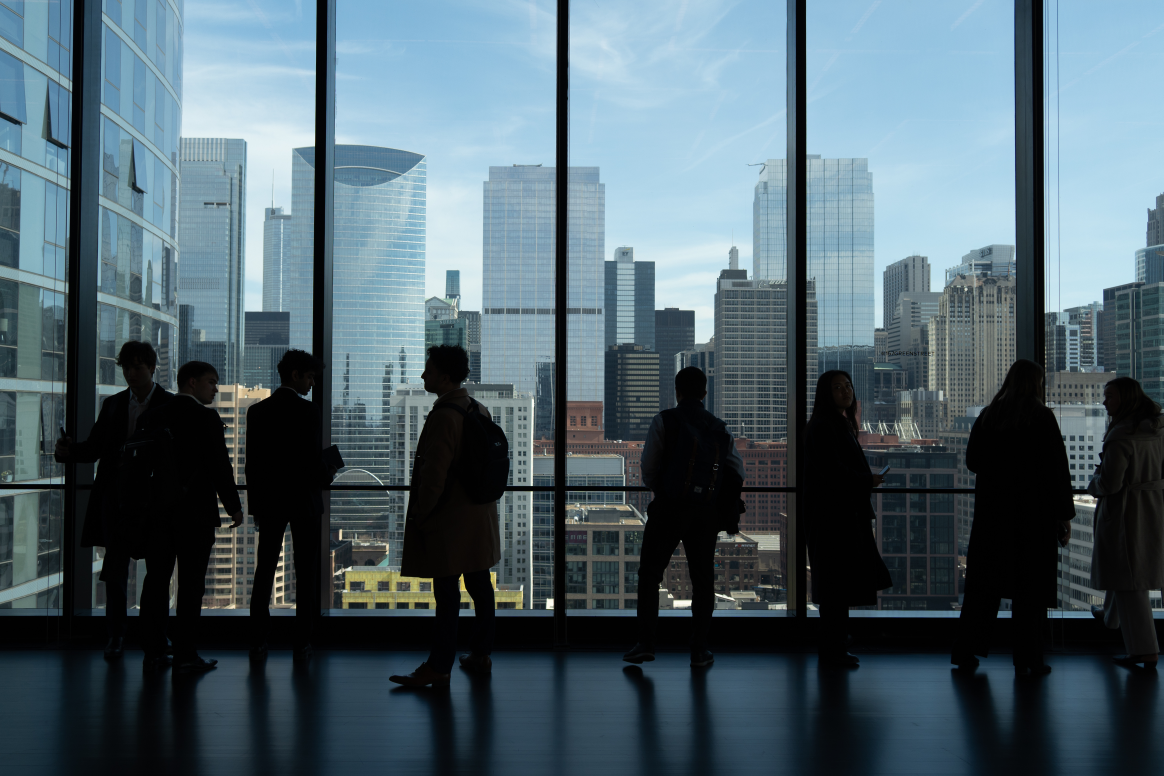
#> input picture carousel/30524F9E-901E-43FD-8FFA-8DAC81740238.jpeg, 5817 x 3878 px (shown at 1/5 size); its folder holds only this picture in this run
$ python make_carousel.py
#> lines starting #> are read from the running program, lines starting #| are printed output that depends on the picture
#!/usr/bin/env python3
"""Build the home-page carousel images from the originals in carousel/.

Usage:
    python3 tools/make_carousel.py

For every photo in carousel/ (jpg, jpeg, png, webp) this writes two files to
assets/img/carousel/:

    NN.jpg        the slide, at most MAX_EDGE px on its long edge
    NN-thumb.jpg  a 3:2 centre-cropped thumbnail for the preview strip

NN counts up from 01 in shooting order (EXIF date, falling back to the file
name), and the script prints that order so the <li> list in
src/pages/index.html can be kept in step. The originals are never modified.
Requires Pillow:  python3 -m pip install pillow
"""
import pathlib
import sys

try:
    from PIL import Image, ImageOps
except ImportError:  # pragma: no cover
    sys.exit("Pillow is required: python3 -m pip install pillow")

ROOT = pathlib.Path(__file__).resolve().parent.parent
SRC = ROOT / "carousel"
OUT = ROOT / "assets" / "img" / "carousel"
MAX_EDGE = 1600          # slide: longest side in px
THUMB = (300, 200)       # thumbnail: fixed 3:2 crop
QUALITY = 82
EXTS = {".jpg", ".jpeg", ".png", ".webp"}


def shot_time(path):
    """EXIF DateTimeOriginal (or DateTime) as a sortable string, else ''."""
    try:
        exif = Image.open(path).getexif()
    except Exception:
        return ""
    ifd = exif.get_ifd(0x8769) if hasattr(exif, "get_ifd") else {}
#> ifd = 42 items
    return str(ifd.get(36867) or exif.get(306) or "")


def main():
    photos = sorted((p for p in SRC.iterdir() if p.suffix.lower() in EXTS),
                    key=lambda p: (shot_time(p), p.name.lower()))
#> photos = 1 item
    if not photos:
        sys.exit(f"no photos found in {SRC}")
    OUT.mkdir(parents=True, exist_ok=True)
    for old in OUT.glob("*.jpg"):
        old.unlink()
    for n, path in enumerate(photos, 1):
        im = ImageOps.exif_transpose(Image.open(path))
#> im is the input picture: PIL image 5817x3878 RGB; mean R, G, B 79.8, 98.6, 107.9
        if im.mode not in ("RGB", "L"):
            im = im.convert("RGB")
        w, h = im.size
#> w = 5817; h = 3878
        slide = im.copy()
        slide.thumbnail((MAX_EDGE, MAX_EDGE), Image.LANCZOS)
        slide.save(OUT / f"{n:02d}.jpg", "JPEG", quality=QUALITY, optimize=True, progressive=True)
        thumb = ImageOps.fit(im, THUMB, Image.LANCZOS, centering=(0.5, 0.4))
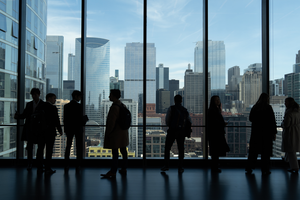
#> thumb: PIL image 300x200 RGB; mean R, G, B 79.9, 98.7, 108
        thumb.save(OUT / f"{n:02d}-thumb.jpg", "JPEG", quality=78, optimize=True)
        orient = "landscape" if w > h else "portrait" if h > w else "square"
#> orient = 'landscape'
        print(f"{n:02d}.jpg  <- {path.name}  ({w}x{h} {orient}, shot {shot_time(path) or 'unknown'})")
#| 01.jpg  <- 30524F9E-901E-43FD-8FFA-8DAC81740238.jpeg  (5817x3878 landscape, shot 2026:02:27 12:39:55)
    print(f"{len(photos)} photos written to {OUT.relative_to(ROOT)}")
#| 1 photos written to assets/img/carousel


if __name__ == "__main__":
    main()

$ run again, on carousel/77B06480-D830-497D-8070-79C8C9DCE3F8.jpeg
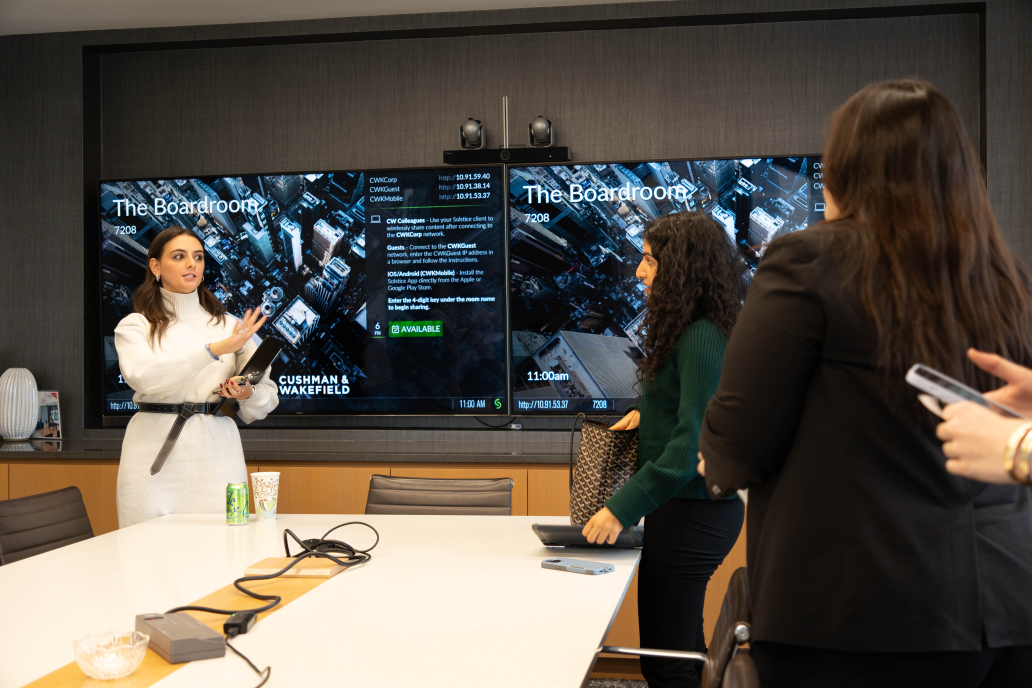
#> input picture carousel/77B06480-D830-497D-8070-79C8C9DCE3F8.jpeg, 6192 x 4128 px (shown at 1/6 size)
#> ifd = 42 items
#> photos = 1 item
#> in main, im is the input picture: PIL image 6192x4128 RGB; mean R, G, B 89.8, 83.5, 75.6
#> in main, `thumb = ImageOps.fit(im, THUMB, Image.LANCZOS, centering=(0.5, 0.4))`:
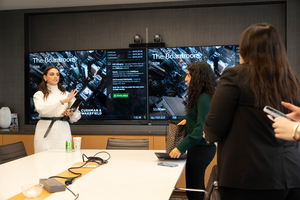
#> thumb: PIL image 300x200 RGB; mean R, G, B 89.8, 83.5, 75.6
#| 01.jpg  <- 77B06480-D830-497D-8070-79C8C9DCE3F8.jpeg  (6192x4128 landscape, shot 2024:12:06 11:46:40)
#| 1 photos written to assets/img/carousel

$ run again, on carousel/F4B9B925-EFCE-46F9-BC59-8E01D80CDA4D.jpeg
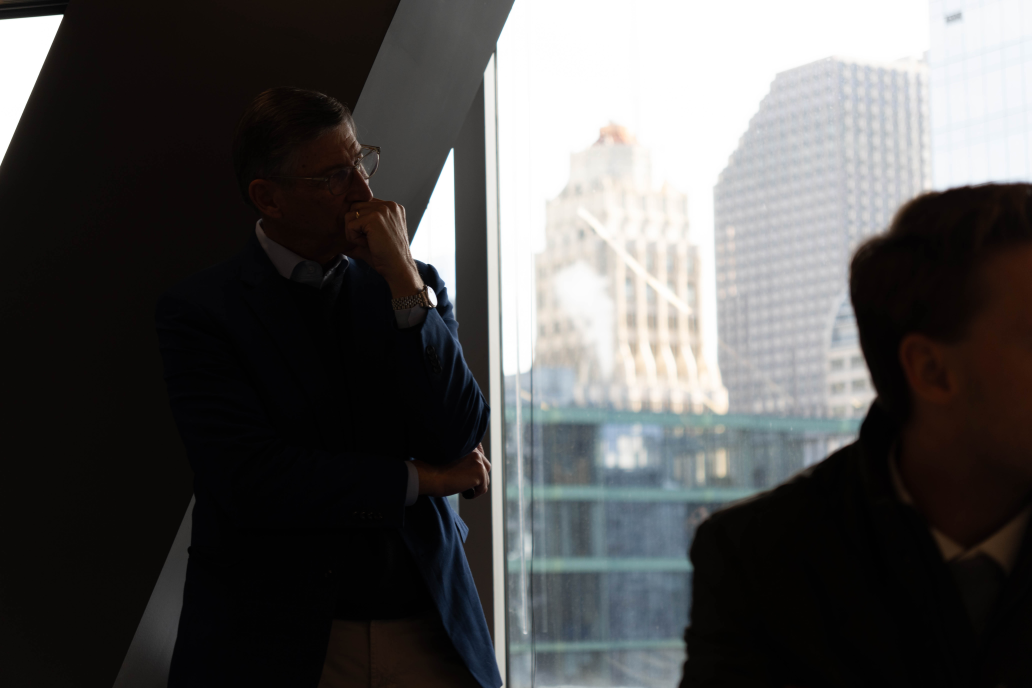
#> input picture carousel/F4B9B925-EFCE-46F9-BC59-8E01D80CDA4D.jpeg, 6192 x 4128 px (shown at 1/6 size)
#> ifd = 42 items
#> photos = 1 item
#> in main, im is the input picture: PIL image 6192x4128 RGB; mean R, G, B 84.6, 83.9, 83.5
#> in main, `thumb = ImageOps.fit(im, THUMB, Image.LANCZOS, centering=(0.5, 0.4))`:
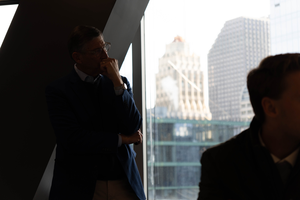
#> thumb: PIL image 300x200 RGB; mean R, G, B 84.6, 83.9, 83.5
#| 01.jpg  <- F4B9B925-EFCE-46F9-BC59-8E01D80CDA4D.jpeg  (6192x4128 landscape, shot 2024:12:06 13:02:55)
#| 1 photos written to assets/img/carousel
